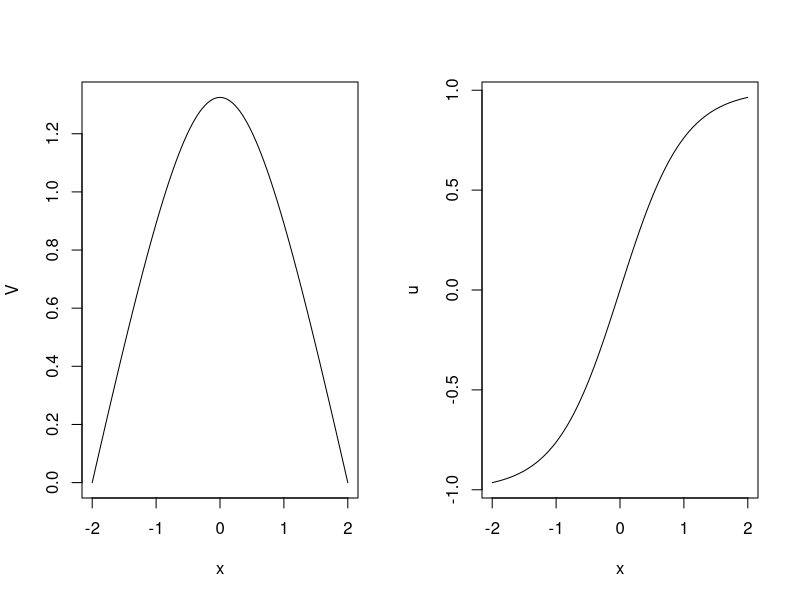

Reproduce this figure in R.
## Produces figure swim.pdf for the optimal control problem

H <- 2
V <- function(x) log(cosh(H)/cosh(x))
u <- tanh

pdf(file="swim.pdf",width=6,height=4)

par(mfrow=c(1,2))
plot(V,from=-H,to=H)
plot(u,from=-H,to=H)

dev.off()
